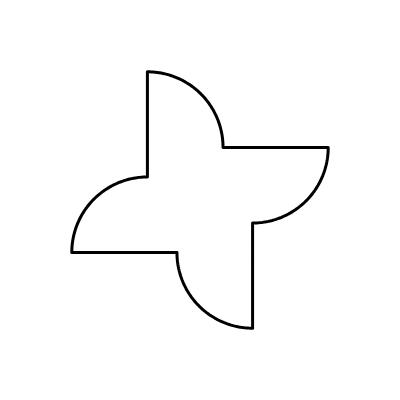
Frame 1 (no input)
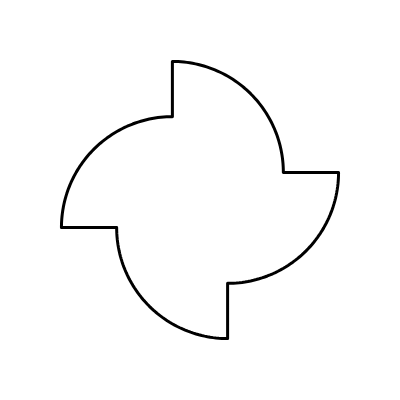
Frame 60 (no input)
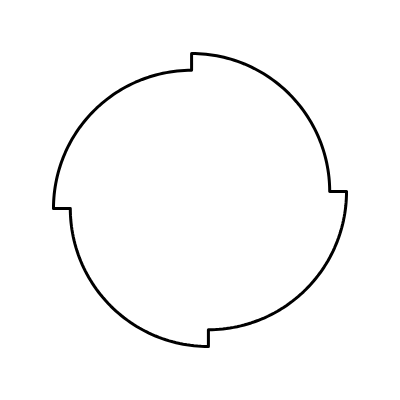
Frame 120 (the mouse pressed at the canvas centre since frame 60)

The p5.js sketch that drew these frames (run headless with seeded random() and noise() and a simulated clock; from frame 60 on, the mouse is pressed at the canvas centre):

// p5.js sketch
// ── sketch.js
// Convert a circle into a square
// by considering it as a set of alternating straight lines and arcs
// in which the arcs shrink while the lines grow.
// (Technically, aariant of Circle06)
// Golan Levin, August 2016

var radius;
var squarePoints = [];
var nSquarePoints = 4;
var bDrawDebug = false;

//-----------------------------------------
function setup() {
  createCanvas(400, 400);
  radius = width / 2 * 0.75;

  for (var i = 0; i < nSquarePoints; i++) { // triangle vertices
    var x = radius * cos(i * TWO_PI / nSquarePoints - HALF_PI);
    var y = radius * sin(i * TWO_PI / nSquarePoints - HALF_PI);
    squarePoints[i] = {
      x, y
    };
  }
}

//-----------------------------------------
function draw() {
  background(255);
  noFill();
  push();
  translate(width / 2, height / 2);
  rotate(PI * 0.25);

  var currentRadii01 = 0.5 + 0.5 * sin(millis() / 2000.0);
  var rad = currentRadii01 * radius;
  var phase = cos(millis() / 2000.0);

  stroke(0);
  strokeWeight(3);
  strokeJoin(ROUND);
  beginShape();
  for (var i = 0; i < nSquarePoints; i++) {
    
    px = map(currentRadii01, 0, 1, squarePoints[i].x, 0);
    py = map(currentRadii01, 0, 1, squarePoints[i].y, 0);
    if (phase < 0){
      px = 0-px; 
      py = 0-py; 
    }

    var ang1 = (i + 1) * TWO_PI / nSquarePoints + HALF_PI / 2 + PI;
    var ang2 = (i + 2) * TWO_PI / nSquarePoints + HALF_PI / 2 + PI;
  
    var nPointsInArc = 60;
    for (var j = 0; j <= nPointsInArc; j++) {
      var t = map(j,0,nPointsInArc, ang1,ang2);
      var ax = px + rad * cos(t);
      var ay = py + rad * sin(t);
      vertex(ax, ay);
    }

  }
  endShape(CLOSE);

  if (bDrawDebug) {
    stroke(255, 0, 0, 64);
    strokeWeight(1);
    for (var i = 0; i < nSquarePoints; i++) {
      var px = map(currentRadii01, 0, 1, squarePoints[i].x, 0);
      var py = map(currentRadii01, 0, 1, squarePoints[i].y, 0);
      line(0, 0, px, py);
    }
  }
  pop();
}
